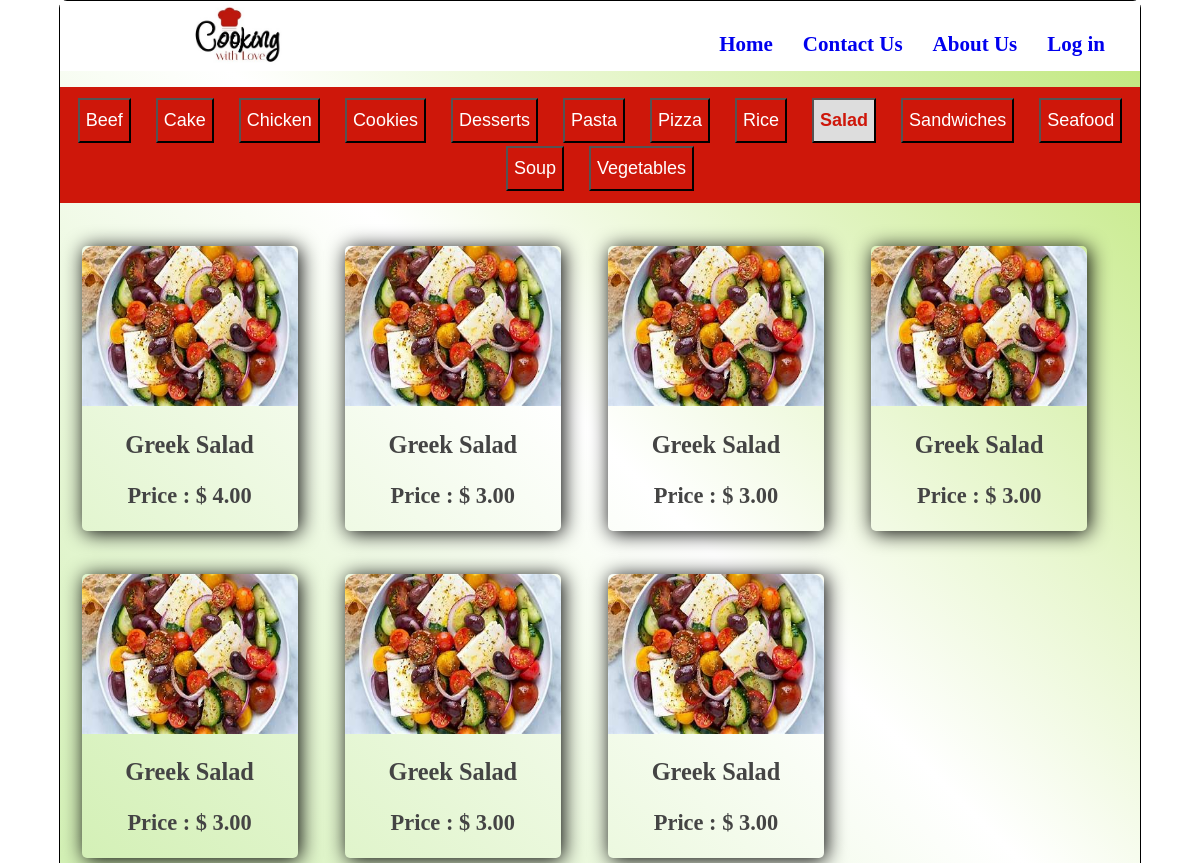
The app's page /CookingWithLove_Code/CookingWithLove/index.php with its own data.
### tables this page shows
CREATE TABLE `categories` (
  `categoryID` int NOT NULL,
  `description` varchar(255) DEFAULT NULL,
  PRIMARY KEY (`categoryID`)
);

CREATE TABLE `dishes` (
  `dishID` int NOT NULL AUTO_INCREMENT,
  `dishName` varchar(255) NOT NULL,
  `description` varchar(2000) NOT NULL,
  `price` decimal(10,2) DEFAULT NULL,
  `status` varchar(255) NOT NULL,
  `dishType` varchar(255) NOT NULL,
  `accountID` int DEFAULT NULL,
  `publishDate` date DEFAULT NULL,
  `photoPath` varchar(255) DEFAULT NULL,
  `is_published` char(1) DEFAULT NULL,
  `DishRequestedDate` date DEFAULT NULL,
  PRIMARY KEY (`dishID`),
  KEY `fk_categoryID` (`dishType`),
  KEY `fk_dishAccountID` (`accountID`),
  CONSTRAINT `fk_dishAccountID` FOREIGN KEY (`accountID`) REFERENCES `user_account` (`accountID`)
);

### CookingWithLove_Code/CookingWithLove/model/Dish.php (called while the page is built, shortened)
<?php
class Dish{
public static function getByDishType($conn, $dishType){
  $sql = "SELECT * FROM dishes
  inner join user_account on dishes.accountID = user_account.accountID
  WHERE dishType = :dishType
  and dishes.status = 'available' and dishes.is_published ='Y'  and  user_account.is_active = 'Y'";
  $stmt = $conn->prepare($sql);
  $stmt->bindValue(':dishType', $dishType, PDO::PARAM_STR);
  $stmt->execute();
return $stmt->fetchAll(PDO::FETCH_ASSOC);
}
public static function getCategories($conn){
  $sql = "SELECT * FROM categories ORDER BY description ASC";
  $stmt = $conn->prepare($sql);
  $stmt->execute();
return $stmt->fetchAll(PDO::FETCH_ASSOC);
}
}
?>

### CookingWithLove_Code/CookingWithLove/index.php (the view, shortened to what this page needs)
<?php  require 'model/init.php';
$conn = require 'model/db.php';
$categories= Dish::getCategories($conn);
$dishType = isset($_GET['description']) ? $_GET['description'] : "Salad";
if ($dishType) {
    $dishes = Dish::getByDishType($conn, $dishType);
}
?>
<div>
<?php require 'view/header.php'; ?>
<?php if(empty($categories)): ?>
    <p>No categories found.</p>
    <?php else: ?>
        <div class="nav-container">
        <div class="nav nav-tabs menuList ml-auto" id="nav-tab">
            <?php foreach($categories as $category): ?>
                <?php
        $isActive = isset($_GET['description']) ? ($category['description'] === $_GET['description']) : ($category['description'] === "Salad");
        ?>
                <a href="?description=<?= $category['description']; ?>" class="card-link">
                <button class="menuList nav-link <?= ($isActive ? 'active' : ''); ?>" >
                <?=  htmlspecialchars($category['description']); ?></button>
            </a>
<?php endforeach; ?>
            </div>   </div>
<?php endif;?>
</div>
  <?php if(empty($dishes)): ?>
      <p>No dishes found.</p>
      <?php else: ?>
          <div class="tab-content">
              <?php foreach($dishes as $dish): ?>
                  <div class="card">
                  <div class="image">
       <img src="<?=  htmlspecialchars($dish['photoPath']); ?>">
    </div>
                  <div class="dish_Name">
      <h3> <?=  htmlspecialchars($dish['dishName']); ?></h3>
      <span class="item_price"> Price : $ <?=  htmlspecialchars($dish['price']); ?></span>
    </div>
                           </div>
  <?php endforeach; ?>
              </div>
  <?php endif;?>
<?php require 'view/footer.php'; ?>

### CookingWithLove_Code/CookingWithLove/css/StylePage12.css (style rules this page uses)
html { background-image: url("https://mdbootstrap.com/img/new/fluid/city/018.jpg"); background-size: cover; height: 99%; }
body { width: 90%; min-height: 99%; top: 2%; background-color: white; margin: auto; border: 1px solid black; border-radius: 8px; background-image: -webkit-linear-gradient(45deg, rgba(199, 236, 161, 0.808), white 50%, rgb(190, 231, 120)); }
a:link { display: inline-block; text-decoration:none; }

### CookingWithLove_Code/CookingWithLove/css/menulistStyle.css (style rules this page uses)
.menulist { margin-top: 1%; text-align: center; background-color: #ce170a; font-family: 'Franklin Gothic Medium', 'Arial Narrow', Arial, sans-serif; font-size:large; color: white; padding: 10px 6px; margin-bottom: 2%; width: 100%; }
.nav-container { display: flex; justify-content: flex-end; width: 100%; }
.menuList a { text-decoration: none; color: white; margin: 0 10px; }
.menuList .active { font-weight: bold; color: #ce170a;; font-size: large; background-color: #ddd; }

### CookingWithLove_Code/CookingWithLove/css/card.css (style rules this page uses)
.card-link { display: block; text-decoration: none; color: inherit; cursor: pointer; }
.card { width: 20%; display: inline-block; box-shadow: 2px 2px 20px black; border-radius: 5px; margin: 2%; padding-bottom: 2%; }
.image img { width: 100%; height: 160px; border-top-right-radius: 12px; border-top-left-radius: 12px; }
.dish_Name { text-align: center; font-size: 1.3rem; color:#444; }
.item_price { font-size: 1.4rem; color:#444; font-weight: bolder; }

### records on screen
categories: description "Beef"
categories: description "Cake"
categories: description "Chicken"
categories: description "Cookies"
categories: description "Desserts"
categories: description "Pasta"
categories: description "Pizza"
categories: description "Rice"
categories: description "Salad"
categories: description "Sandwiches"
categories: description "Seafood"
categories: description "Soup"
categories: description "Vegetables"
dishes: photoPath (picture), dishName "Greek Salad", price "4.00"
dishes: photoPath (picture), dishName "Greek Salad", price "3.00"
dishes: photoPath (picture), dishName "Greek Salad", price "3.00"
dishes: photoPath (picture), dishName "Greek Salad", price "3.00"
dishes: photoPath (picture), dishName "Greek Salad", price "3.00"
dishes: photoPath (picture), dishName "Greek Salad", price "3.00"
dishes: photoPath (picture), dishName "Greek Salad", price "3.00"
